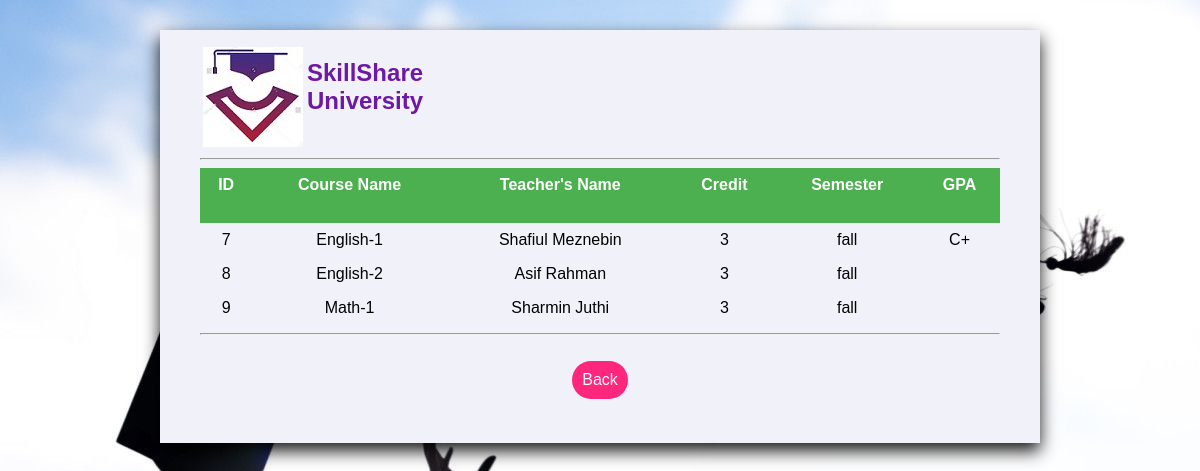
/courses_form.php (signed in), run on the app's committed database.
### courses_form.php (the view, shortened to what this page needs)
<?php
	if(isset($_SESSION['name'])){
		$username = $_SESSION['name'];
		$conn = mysqli_connect('localhost', 'root', '', 'managementdb');
		$sql="SELECT * FROM `student-courses` WHERE `std-username` = '$username'";
		$result=mysqli_query($conn, $sql);
	}
	else{
		session_unset();
		session_destroy();
		header('location:login.php');
	}
?>
</head>
<body>
	<div class="profile-view">
		<form action="courses_form.php" method="post">
			<div class="top-view" align="left">
				<table>
				<tr>
					<th></th>
					<th></th>
				</tr>
				<tr>
					<td><img src="versity_logo.jpg"></td>
					<td><h2 style="color: #6C19A3;" >SkillShare <br/> University</h2>
					</td>
				</tr>
				</table>
				<hr/>
			</div>
			<div class="user_info" align="left">
				<table style="width: 100%; border:1px; border-collapse: collapse;">
					<tr>
						<th style="background-color: #4CAF50; color: white; text-align: left;
							padding: 8px;"><h4 align="center">ID</h4></th>
						<th style="background-color: #4CAF50; color: white; text-align: left;
							padding: 8px;"><h4 align="center">Course Name</h4></th>
						<th style="background-color: #4CAF50; color: white; text-align: left;
							padding: 8px;"><h4 align="center">Teacher's Name</h4></th>
						<th style="background-color: #4CAF50; color: white; text-align: left;
							padding: 8px;"><h4 align="center">Credit</h4></th>
						<th style="background-color: #4CAF50; color: white; text-align: left;
							padding: 8px;"><h4 align="center">Semester</h4></th>
						<th style="background-color: #4CAF50; color: white; text-align: left;
							padding: 8px;"><h4 align="center">GPA</h4></th>
					</tr>
					<?php
						while($row=mysqli_fetch_array($result)){
							$id = $row[0];
							$c_name = $row[2];
							$t_name = $row[3];
							$credit = $row[5];
							$semester = $row[6];
							$cgpa = $row[7];
							echo "<tr>";
							echo "<td style='text-align: center;padding: 8px;'> {$id} </td>";
							echo "<td style='text-align: center;padding: 8px;'> {$c_name} </td>";
							echo "<td style='text-align: center;padding: 8px;'> {$t_name} </td>";
							echo "<td style='text-align: center;padding: 8px;'> {$credit} </td>";
							echo "<td style='text-align: center;padding: 8px;'> {$semester} </td>";
							echo "<td style='text-align: center;padding: 8px;'> {$cgpa} </td>";
							echo "</tr>";
						}
					?>
				</table>
				<hr/>
			</div>
			<br>
			<div align="center">
				<input type="submit" name="btnCancel" value="Back">
				<br>
				<br>
			</div>
		</form>
	</div>
</body>

### courses_form.php (style rules this page uses)
body { background:url('Background.jpg'); background-size:fullscreen; background-repeat:no-repeat; margin:0; padding:0; font-family:Arial; }
.profile-view { margin:auto; width:800px; box-shadow:0px 8px 16px 0px rgba(0,0,0,0.9); padding:10px 40px; margin-top:30px; background:#F1F1F9; background:linear-gradient(top, #3c3c3c 0%, #222222 100%); }
input[type=submit] { border:none; outline:none; padding:10px; color:#fff; font-size:16px; font-family:Arial; background:#ff267e; cursor:pointer; border-radius:20px; }

### data on the page
student-courses: id "7", value "English-1", value "Shafiul Meznebin", credit "3", semester "fall", gpa "C+"
student-courses: id "8", value "English-2", value "Asif Rahman", credit "3", semester "fall"
student-courses: id "9", value "Math-1", value "Sharmin Juthi", credit "3", semester "fall"
